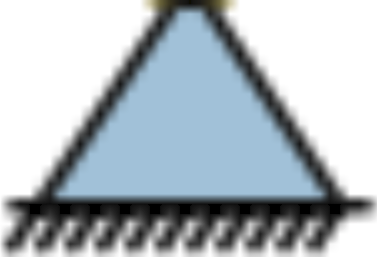
#> input picture docs/triangle_h.png, 377 x 257 px
$ python plotter.py
#> lines starting #> are read from the running program, lines starting #| are printed output that depends on the picture
### fem.py
#!/usr/bin/python3.8


import numpy as np
from copy import deepcopy

from numpy.core.arrayprint import dtype_is_implied
from numpy.lib.type_check import iscomplex

class FEM_Solver(object):
    """
    based on,
    Shubham Dhanale (2021). MATLAB program for 2D truss analysis (FEM)
    (https://www.mathworks.com/matlabcentral/fileexchange/75983-matlab-program-for-2d-truss-analysis-fem),
    MATLAB Central File Exchange. Retrieved August 19, 2021.
    """
    def __init__(self):

        # coordinate of all self.nodes
        # self.node = np.array([[0,0],[2,2],[3,0],[0,2]])
        self.node = np.array([[0,0],[0,1],[0,2],[1,0],[1,1],[1,2],[2,0],[2,1],[2,2],[3,0],[3,1],[3,2]])
        self.constraint = np.array([0,1,2,3,4,5])

        # self.node = np.array([[0,0],[0,1],[1,0],[1,1],[2,0],[2,1]])
        #         # fixed degree of freedom
        # self.constraint = np.array([0,1,2,3])

        # number of self.nodes
        self.nn=self.node.shape[0]
        # number of dof
        self.ndof=2*self.nn

        # self.connections of self.nodes - edges
        self.conn = self.full_combination(self.nn)
        # self.conn = np.array([[1, 4],[1, 5],[4, 5],[2, 4]])

        # number of edge
        self.ne=self.conn.shape[0]

        # area of cross section, /mm^2
        self.A=200
        # modulus of elasticity of the element,
        self.E=29000

        self.isol = np.zeros(self.ndof-len(self.constraint), dtype=int)
        ind=0
        for i in range(self.ndof):
            if i not in self.constraint:
                self.isol[ind] = i
                ind += 1

        # force, /Newton
        self.F=np.zeros(2*self.nn)
        self.F[19]=-5e+4
        # self.F[9]=-1e+3

        # displacement of nodes
        self.d= None
        # force of edges
        self.force=None

    def full_combination(self, node_len):
        edge = np.zeros((int(node_len*(node_len-1)/2), 2), dtype=int)
        ind = 0
        for i in range(1,node_len+1):
            for j in range(i+1, node_len+1):
                edge[ind] = np.array([i, j])
                ind += 1
        return edge

    def get_displacement(self, edges):
        # Defines size of the global stiffness matrix
        self.K = np.zeros((self.ndof,self.ndof))
        # Defines size of the displacement matrix
        self.d = np.zeros(self.ndof)
        # calculate displacements of self.nodes
        used_nodes = set()
        for i in range(len(edges)):
            used_nodes.add(edges[i][0])
            used_nodes.add(edges[i][1])
            n0 = edges[i, 0] -1
            n1 = edges[i, 1] -1

            x0 = self.node[n0, 0]
            y0 = self.node[n0, 1]
            x1 = self.node[n1, 0]
            y1 = self.node[n1, 1]

            L = np.sqrt((x0-x1)**2+(y0-y1)**2)
            l = (x1-x0)/L
            m = (y1-y0)/L

            self.ke = self.A*self.E/L * np.array([[l*l,m*l,-l*l,-m*l],[m*l,m*m,-m*l,-m*m],[-l*l,-m*l,l*l,m*l],[-m*l,-m*m,m*l,m*m]])

            sctr=np.array([2*n0, 2*n0+1, 2*n1, 2*n1+1])
            self.K[np.ix_(sctr, sctr)] += self.ke
        for i in range(self.ndof):
            if self.F[i] != 0:
                used_nodes.add(np.floor(i/2)+1)
        isol = []
        for n in self.isol:
            if np.floor(n/2)+1 in used_nodes:
                isol.append(n)
        isol = np.array(isol)
        self.d[isol] = np.linalg.solve(self.K[np.ix_(isol, isol)], self.F[isol])
        # self.d[self.isol] = np.linalg.lstsq(self.K[np.ix_(self.isol, self.isol)], self.F[self.isol])[0]

        # position of nodes after force loaded
        self.node_after = np.zeros((self.nn, 2))
        for i in range(self.ndof):
            self.node_after[int(i/2),np.mod(i,2)] = self.node[int(i/2),np.mod(i,2)] + self.d[i]

        return self.d

    def get_force(self, edges):
        if self.d is None:
            print(f"calculate displacement first")
            return None
        self.ne = len(edges)
        self.strain = np.zeros(self.ne)
        self.stress = np.zeros(self.ne)
        self.force = np.zeros(self.ne)

        # calculate force and strain of edges
        for i in range(self.ne):
            n0 = edges[i, 0]-1
            n1 = edges[i, 1]-1

            x0 = self.node[n0, 0]
            y0 = self.node[n0, 1]
            x1 = self.node[n1, 0]
            y1 = self.node[n1, 1]

            L = np.sqrt((x0-x1)**2+(y0-y1)**2)
            xl = (x1-x0)/L
            yl = (y1-y0)/L

            B = 1/L * np.array([-xl, -yl, xl, yl])

            # globalized stiffness matrix
            sctr=[2*n0, 2*n0+1, 2*n1, 2*n1+1]

            self.strain[i]=B.dot(self.d[sctr])
            self.stress[i]=self.E*self.strain[i]
            self.force[i]=self.A*self.stress[i]

        return self.force

    # [15 lines left out: function compute_total_edges_length, not called in this run]

# [4 lines that do not run on import are left out]

### plotter.py
#!/usr/bin/python3.8
from matplotlib.offsetbox import TextArea, DrawingArea, OffsetImage, AnnotationBbox
import matplotlib.pyplot as plt
import matplotlib.image as mpimg
import numpy as np

from fem import FEM_Solver

fem = FEM_Solver()

class window(object):
    def __init__(self, fem_solver:FEM_Solver):
        self.fem = fem_solver
        self.fig, self.ax = plt.subplots()
        self.init_plot()

    def init_plot(self):
        plt.axis('equal')
        # plt.axis('off')
        plt.xlabel(f"x")
        plt.ylabel(f"y")

    def plot_nodes(self, nodes, color='gray',alpha=0.2):
#> called with nodes = array of shape (12, 2), color = 'gray', alpha = 0.2
        plt.scatter(nodes[:,0], nodes[:,1], c=color, alpha=alpha)
        # plot index of nodes
        for i in range(len(nodes)):
            plt.text(nodes[i,0], nodes[i,1], f"{i+1}")

    def plot_edges(self, edges, nodes, color='gray', alpha=0.5, linestyle='dashed',linewidth=1):
#> called with edges = array of shape (66, 2), nodes = array of shape (12, 2), color = 'gray', alpha = 0.5, linestyle = 'dashed', linewidth = 1
        if isinstance(color, str):
            colors = np.repeat(color, len(edges))
        else:
            colors = color
        for i, e in enumerate(edges):
            node1 = e[0]-1
            node2 = e[1]-1
            plt.plot([nodes[node1][0], nodes[node2][0]], [nodes[node1][1], nodes[node2][1]], color=colors[i],\
                alpha=alpha, linestyle=linestyle, linewidth=linewidth)

    def plot_forces(self, forces, nodes):
        for n in range(len(nodes)*2):
            if forces[n]:
                force_node = nodes[int(n/2)]
                if np.mod(n,2)==0:
                    # horizontal force
                    plt.arrow(force_node[0], force_node[1], 0.2*np.sign(forces[n]), 0, \
                        width=0.001, head_width=0.05, head_length=0.05)
                    plt.text(force_node[0]+0.2*np.sign(forces[n]), force_node[1], f"{np.abs(forces[n])} N")
                else:
                    # veritcal force
                    plt.arrow(force_node[0], force_node[1], 0, 0.2*np.sign(forces[n]), \
                        width=0.001, head_width=0.05, head_length=0.05)
                    plt.text(force_node[0]+0, force_node[1]+0.2*np.sign(forces[n]), f"{np.abs(forces[n])} N")

    def plot_support(self, isol, nodes):
        arr_lena_h = mpimg.imread('./docs/triangle_h.png')
#> arr_lena_h is the input picture: shape (257, 377, 4) float32; mean R, G, B, A 0.695, 0.732, 0.757, 1
        arr_lena_v = mpimg.imread('./docs/triangle_v.png')
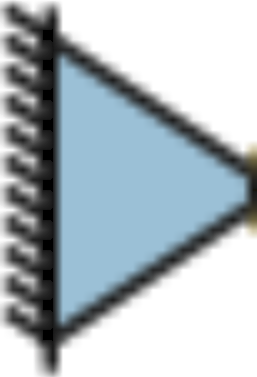
#> input picture docs/triangle_v.png, 257 x 377 px
#> arr_lena_v is the input picture: shape (377, 257, 4) float32; mean R, G, B, A 0.69, 0.732, 0.756, 1

        for n in range(len(nodes)*2):
            if n not in isol:
                support_node = nodes[int(n/2)]
                if np.mod(n,2):
                    imagebox = OffsetImage(arr_lena_h, zoom=0.04 )
                    ab = AnnotationBbox(imagebox, (support_node[0], support_node[1]), \
                        pad=0, frameon=False, box_alignment=[0.5,1])
                else:
                    imagebox = OffsetImage(arr_lena_v, zoom=0.04 )
                    ab = AnnotationBbox(imagebox, (support_node[0], support_node[1]), \
                        pad=0, frameon=False, box_alignment=[1,0.5])
                self.ax.add_artist(ab)

    def plot_triangle(self):
        pass

if __name__=='__main__':
    print(f"hh")

    win = window(fem)
    # plot initial state
    win.plot_nodes(fem.node)
    win.plot_edges(fem.conn, fem.node)
    win.plot_support(fem.isol, fem.node)
    # win.plot_forces(fem.F, fem.node)

    # finite element analysis
    fem.get_displacement(fem.conn)
    fem.get_force(fem.conn)

    # plot state after force loading
    win.plot_nodes(fem.node_after, color='gray',alpha=1)
    win.plot_edges(fem.conn, fem.node_after, color='gray', alpha=1, linestyle='solid', linewidth=2)
    win.plot_forces(fem.F, fem.node_after)

    plt.show()
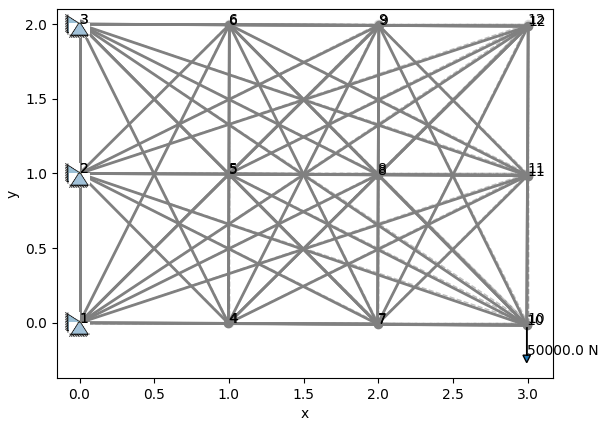
#> figure drawn by matplotlib, 1 panel
